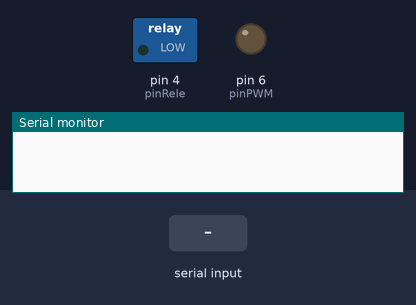
Bench run of a sketch on a simulated Arduino Uno, built with avr-gcc and run on an emulated ATmega328P. Shown: switched loads named in the sketch (green lamp = pin HIGH), output pins drawn as LEDs (lit = HIGH), the last lines printed to the serial monitor. The inputs (shaded band) are chosen by the test bench.

Above: at 1.2 s.
1.3 s: "s\n" received over Serial
At 2.2 s:
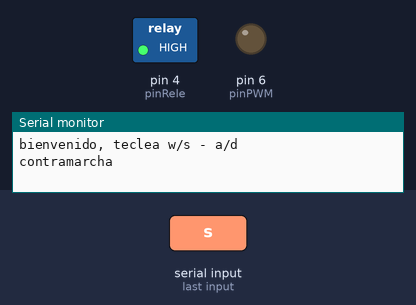
2.8 s: byte 100 ('d') received over Serial
At 3.3 s:
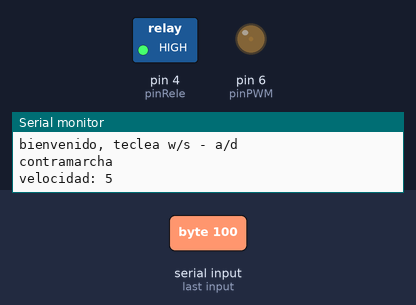
4.3 s: byte 119 ('w') received over Serial
At 5.5 s:
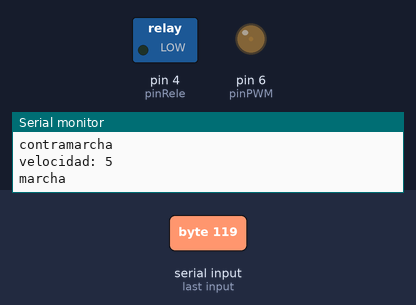
5.8 s: byte 120 ('x') received over Serial
At 6.8 s:
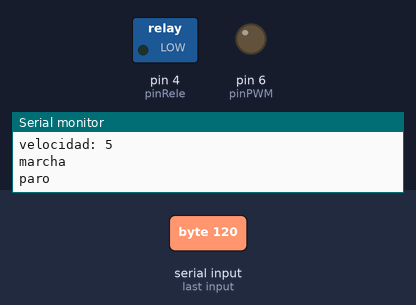
7.3 s: "d\n" received over Serial
At 7.9 s:
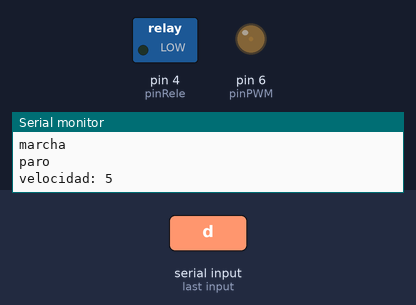
8.8 s: "a\n" received over Serial
At 9.1 s:
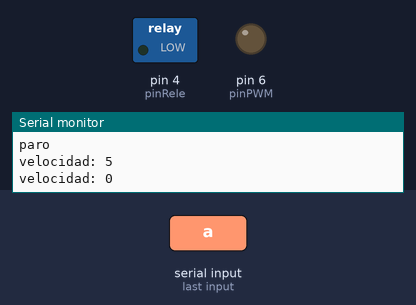
Timing chart, 0 to 11.3 s (numbered marks = the images above; inputs shaded):
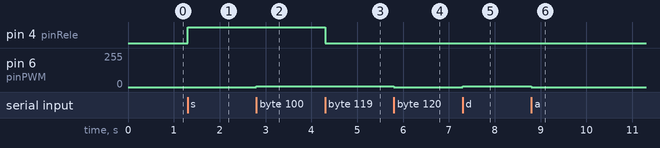

The sketch:

maqueta.ino
```cpp
int pinRele=4;
int pinPWM=6; //pin 5/6 PWM 1KHz, 9/10/11/3 PWM 500Hz
int velocidad=0;
int serial=0;


void setup() {
  // put your setup code here, to run once:
  pinMode(pinRele,OUTPUT);
  pinMode(pinPWM,OUTPUT);

  setPwmFrequency(pinPWM, 1);

  Serial.begin(9600);


}

void loop() {
  // put your main code here, to run repeatedly:

  if (serial==0 && Serial.available() > 0) {
    Serial.println("bienvenido, teclea w/s - a/d");
    serial=1;
  }

  if (Serial.available() > 0) {

    int receivedChars = Serial.read();

    switch(receivedChars){
      case 'w':
        //marcha
        marcha();
        break;
      case 's':
        //contramarcha
        contraMarcha();
        break;
      case 'd':
        //acelerar
        acelera();
        break;
      case 'a':
        //decelerar
        decelera();
        break;
      case 'x':
        //Paro
        paro();
        break;
    }
  }
}

void marcha(){
  digitalWrite(pinRele,LOW);
  Serial.println("marcha");
}

void contraMarcha(){
  digitalWrite(pinRele,HIGH);
  Serial.println("contramarcha");
}

void paro(){
  velocidad=0;
  digitalWrite(pinPWM,velocidad);
  Serial.println("paro");
}

void acelera(){
  velocidad=velocidad+5;
  if (velocidad>255) velocidad = 255;
  analogWrite(pinPWM,velocidad);
  Serial.println("velocidad: "+String(velocidad));
}

void decelera(){
  velocidad=velocidad-5;
  if (velocidad<0) velocidad = 0;
  analogWrite(pinPWM,velocidad);
  Serial.println("velocidad: "+String(velocidad));
}

/**
 * Divides a given PWM pin frequency by a divisor.
 *
 * The resulting frequency is equal to the base frequency divided by
 * the given divisor:
 *   - Base frequencies:
 *      o The base frequency for pins 3, 9, 10, and 11 is 31250 Hz.
 *      o The base frequency for pins 5 and 6 is 62500 Hz.
 *   - Divisors:
 *      o The divisors available on pins 5, 6, 9 and 10 are: 1, 8, 64,
 *        256, and 1024.
 *      o The divisors available on pins 3 and 11 are: 1, 8, 32, 64,
 *        128, 256, and 1024.
 *
 * PWM frequencies are tied together in pairs of pins. If one in a
 * pair is changed, the other is also changed to match:
 *   - Pins 5 and 6 are paired on timer0
 *   - Pins 9 and 10 are paired on timer1
 *   - Pins 3 and 11 are paired on timer2
 *
 * Note that this function will have side effects on anything else
 * that uses timers:
 *   - Changes on pins 3, 5, 6, or 11 may cause the delay() and
 *     millis() functions to stop working. Other timing-related
 *     functions may also be affected.
 *   - Changes on pins 9 or 10 will cause the Servo library to function
 *     incorrectly.
 *
 * Thanks to macegr of the Arduino forums for his documentation of the
 * PWM frequency divisors. His post can be viewed at:
 *   http://forum.arduino.cc/index.php?topic=16612#msg121031
 */
void setPwmFrequency(int pin, int divisor) {
  byte mode;
  if(pin == 5 || pin == 6 || pin == 9 || pin == 10) {
    switch(divisor) {
      case 1: mode = 0x01; break;
      case 8: mode = 0x02; break;
      case 64: mode = 0x03; break;
      case 256: mode = 0x04; break;
      case 1024: mode = 0x05; break;
      default: return;
    }
    if(pin == 5 || pin == 6) {
      TCCR0B = TCCR0B & 0b11111000 | mode;
    } else {
      TCCR1B = TCCR1B & 0b11111000 | mode;
    }
  } else if(pin == 3 || pin == 11) {
    switch(divisor) {
      case 1: mode = 0x01; break;
      case 8: mode = 0x02; break;
      case 32: mode = 0x03; break;
      case 64: mode = 0x04; break;
      case 128: mode = 0x05; break;
      case 256: mode = 0x06; break;
      case 1024: mode = 0x07; break;
      default: return;
    }
    TCCR2B = TCCR2B & 0b11111000 | mode;
  }
}
```

Measured:
- after the input at 1.3 s, pin 4 (pinRele): LOW → HIGH at once
- after the input at 2.8 s, pin 6 (pinPWM): 0/255 → 5/255 at once
- after the input at 4.3 s, pin 4 (pinRele): HIGH → LOW at once
- after the input at 5.8 s, pin 6 (pinPWM): 5/255 → 0/255 at once
- after the input at 7.3 s, pin 6 (pinPWM): 0/255 → 5/255 at once
- after the input at 8.8 s, pin 6 (pinPWM): 5/255 → 0/255 at once
